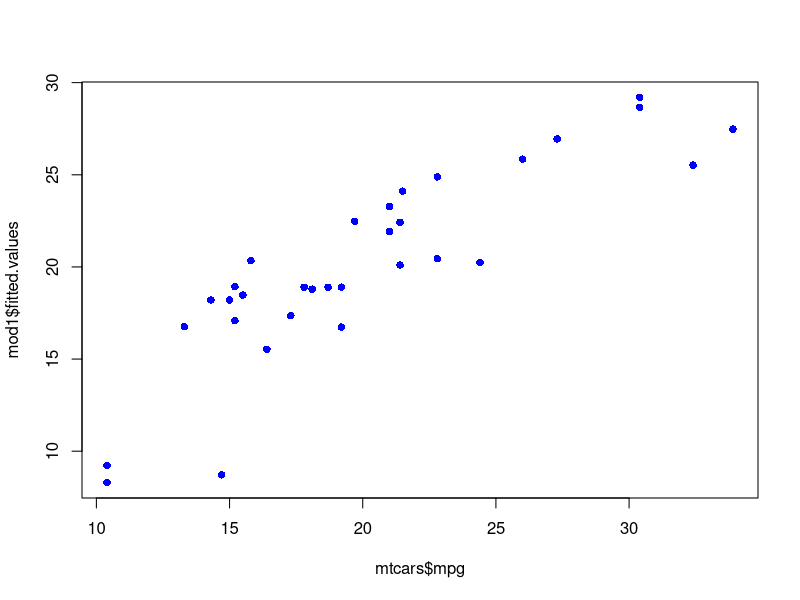
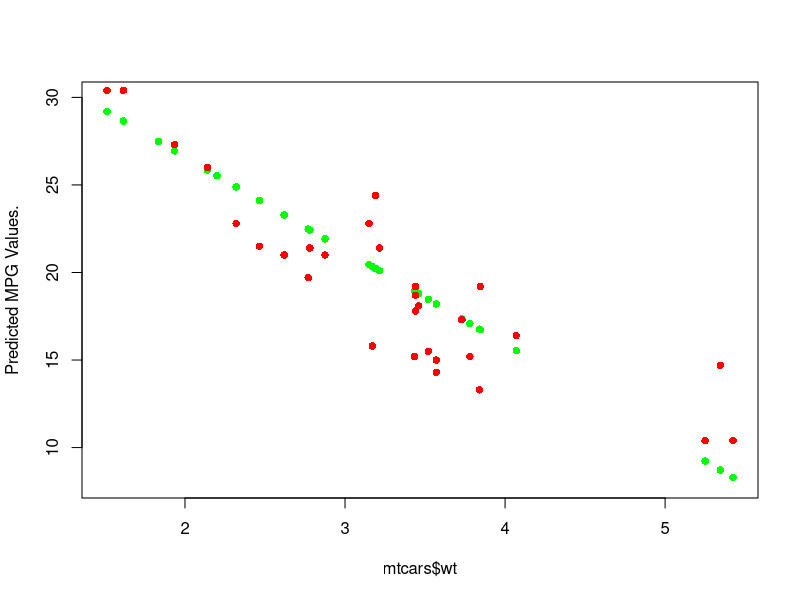
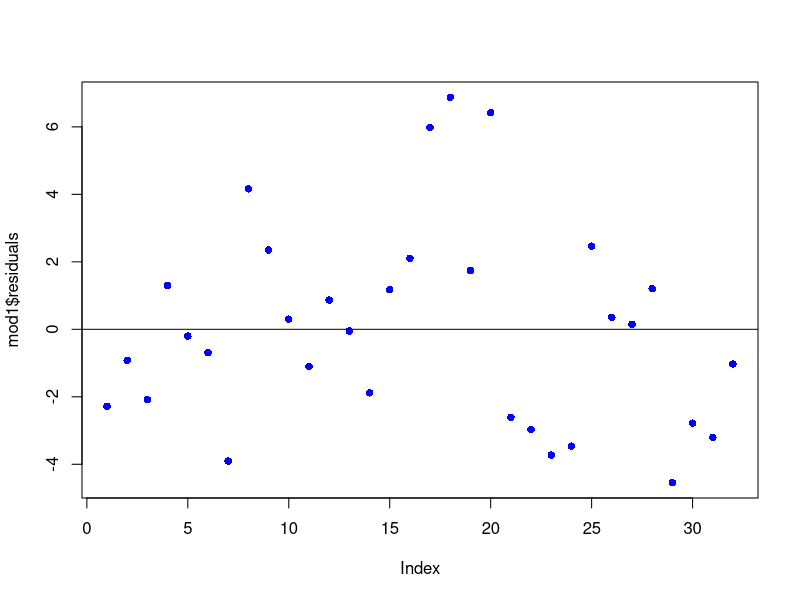

Write the R code that produced these figures, in order.
#Linear regression from the calculus optimization perspective: 

library(tidyverse)

#start by making a linear regression: 

mod1 <- lm(mpg ~ wt, data = mtcars)

#let's take that to see the range in which mod1 works
summary(mod1$fitted.values)

#viewing residuals: 
plot(x = mtcars$mpg, y = mod1$fitted.values, 
     type = 'p', col = 'blue', 
     pch = c(16))
plot(x = mtcars$wt, y = mod1$fitted.values, 
     ylim = c(8, 30), ylab = 'Predicted MPG Values.',
     pch = c(16), col = 'green')

points(x = mtcars$wt, y = mtcars$mpg,
       col = 'red', 
     pch = c(16))

#one may see that the linear regressino model directly relates the weight with the mpg linearly whereas the real observation show more variation
#also, there is a kind of empty space between 4 and 5 which implies that maybe cars with a weight of more than 4 may be outliers and therefore should be eliminated to make the model. 
#also, we can see that the over estimations and underestimations are more or less equal which explains why the mean error is equal to error. 


#now, we will eplot the residuals(errors) directly: 
summary(mod1$residuals)
plot(mod1$residuals, col = 'blue', pch = c(16))
#also, plot the line of 0 to see where the resiudals are centered around. 
abline(h= 0)

#you can see that the residuals are not clustered, rather they are all around the place. 
#this implies that it is difficult to improve the model with the variables given

#you understand error very well so there is no need to go over that. 
